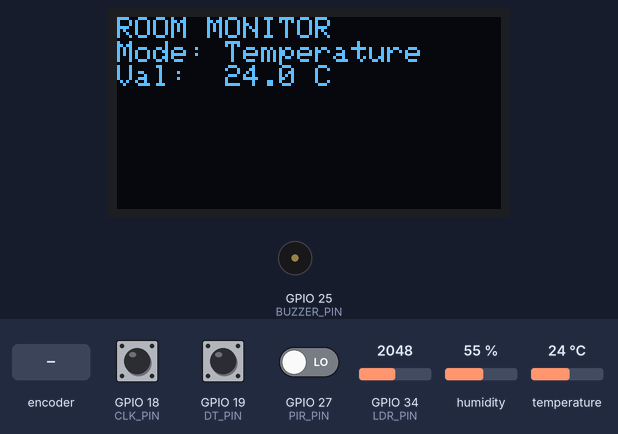
This program was run on a simulated ESP32. Shown: 128×64 one-colour display, buzzer (waves = sounding, pin HIGH). The inputs (shaded band) are chosen by the test bench; at power-on: temperature 24 °C, GPIO 27 (PIR_PIN) LOW, GPIO 18 (CLK_PIN) HIGH, GPIO 19 (DT_PIN) HIGH, GPIO 34 (LDR_PIN) = 2048, humidity 55 %. What the program prints to the serial monitor is not drawn.

Above: at 2.6 s.
2.7 s: temperature set to 29.3 °C
At 7.2 s:
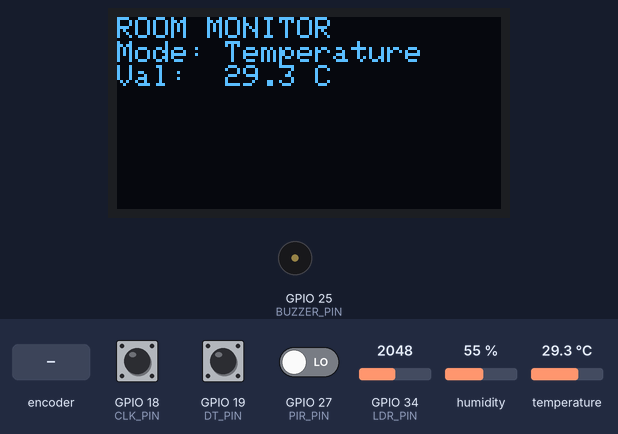
7.5 s: temperature set to 30.5 °C
At 10.23 s:
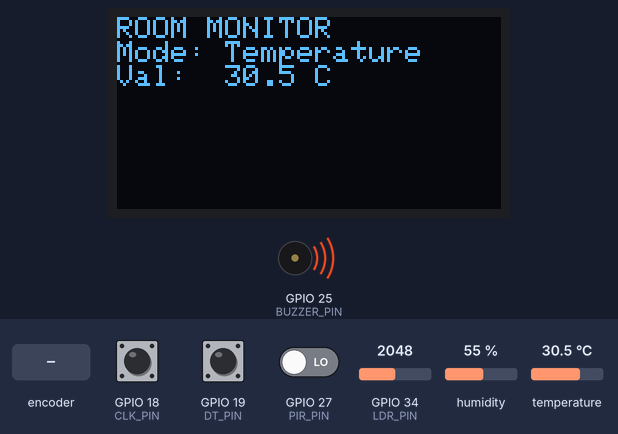
17.4 s: rotary encoder on GPIO 18 (CLK_PIN) / GPIO 19 (DT_PIN) turned 1 step (first pin leading)
At 19.0 s:
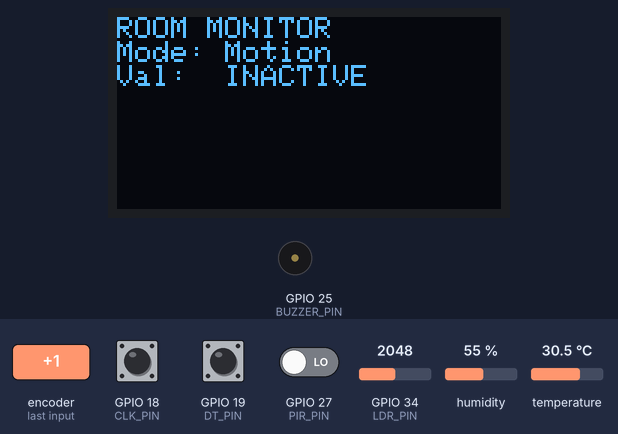
21.8 s: GPIO 27 (PIR_PIN) driven HIGH
At 23.2 s:
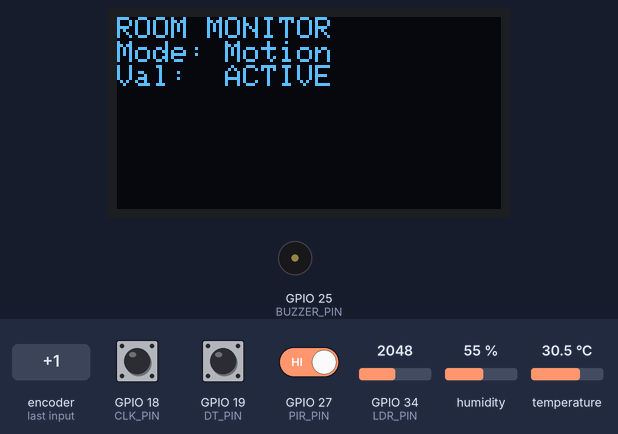
25.8 s: rotary encoder on GPIO 18 (CLK_PIN) / GPIO 19 (DT_PIN) turned 3 steps (first pin leading)
At 27.5 s:
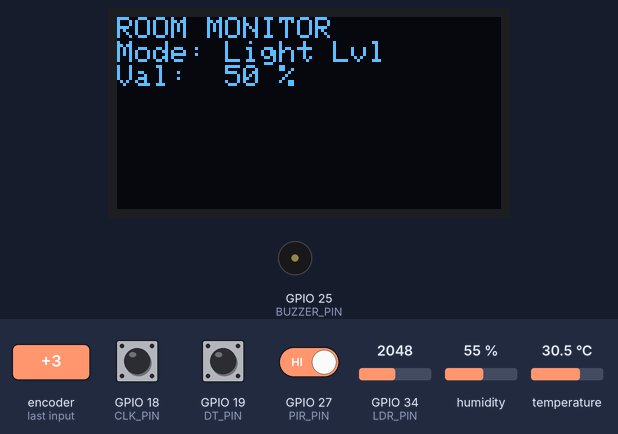
29.5 s: rotary encoder on GPIO 18 (CLK_PIN) / GPIO 19 (DT_PIN) turned 3 steps (first pin leading)
At 31.7 s:
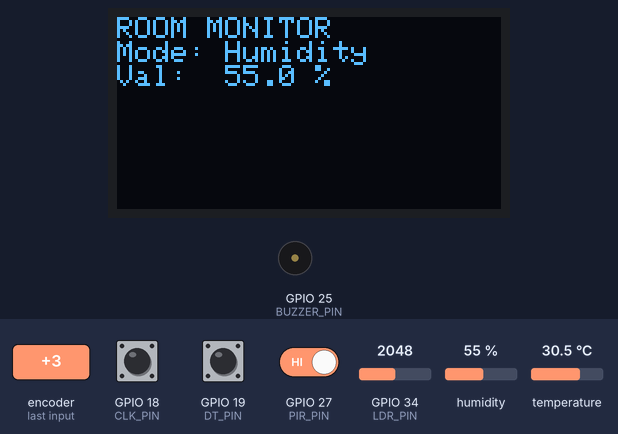
Timing chart, 0 to 34.8 s (numbered marks = the images above; inputs shaded):
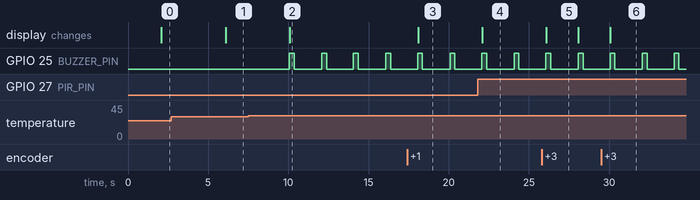

The program:

main.cpp
```cpp
#include "rtos_objects.h"

// Define the actual handles here (only once)
QueueHandle_t sensorQueue;
QueueHandle_t alarmQueue;
SemaphoreHandle_t serialMutex;
EventGroupHandle_t systemEvents;
DisplayMode currentDisplayMode = TEMP_MODE;

void setup() {
    Serial.begin(115200);

    // Initialize IPC mechanisms
    sensorQueue = xQueueCreate(5, sizeof(SensorData));
    alarmQueue = xQueueCreate(5, sizeof(bool)); // Queue specifically for alarm logic
    serialMutex = xSemaphoreCreateMutex();
    systemEvents = xEventGroupCreate();

    // Spawn FreeRTOS Tasks with rubric-defined priorities
    xTaskCreate(DisplayTask, "DisplayTask", 4096, NULL, 1, NULL);
    xTaskCreate(SensorTask,  "SensorTask",  2048, NULL, 2, NULL);
    xTaskCreate(AlarmTask,   "AlarmTask",   2048, NULL, 2, NULL);
    xTaskCreate(InputTask,   "InputTask",   2048, NULL, 3, NULL);
    xTaskCreate(MotionTask,  "MotionTask",  2048, NULL, 3, NULL);
}

void loop() {
    // FreeRTOS tasks handle everything, so loop can be deleted
    vTaskDelete(NULL);
}
```

rtos_objects.h
```cpp
#ifndef RTOS_OBJECTS_H
#define RTOS_OBJECTS_H

#include <Arduino.h>
#include "freertos/FreeRTOS.h"
#include "freertos/task.h"
#include "freertos/queue.h"
#include "freertos/semphr.h"
#include "freertos/event_groups.h"

// --- Global State Enums ---
enum DisplayMode {
    TEMP_MODE,
    HUMIDITY_MODE,
    LIGHT_MODE,
    MOTION_MODE
};

// --- Data Structures ---
struct SensorData {
    float temperature;
    float humidity;
    int lightLevel;
};

// --- IPC Handles (Extern declarations for global scope) ---
extern QueueHandle_t sensorQueue;
extern QueueHandle_t alarmQueue;
extern SemaphoreHandle_t serialMutex;
extern EventGroupHandle_t systemEvents;

// --- Event Group Bits ---
#define MOTION_DETECTED_BIT (1 << 0)

// --- Global Variables ---
extern DisplayMode currentDisplayMode;

// --- Task Prototypes ---
void SensorTask(void *pvParameters);
void InputTask(void *pvParameters);
void MotionTask(void *pvParameters);
void DisplayTask(void *pvParameters);
void AlarmTask(void *pvParameters);

#endif
```

alarm.cpp
```cpp
#include "rtos_objects.h"

#define BUZZER_PIN 25

void AlarmTask(void *pvParameters) {
    pinMode(BUZZER_PIN, OUTPUT);
    bool alarmActive = false;

    while (1) {
        // Wait for data from SensorTask via the Queue (Timeout 2 seconds)
        if (xQueueReceive(alarmQueue, &alarmActive, pdMS_TO_TICKS(2000)) == pdPASS) {
            if (xSemaphoreTake(serialMutex, portMAX_DELAY) == pdTRUE) {
                Serial.println("[AlarmTask] Checking alarm state...");
                xSemaphoreGive(serialMutex);
            }
        }

        if (alarmActive) {
            digitalWrite(BUZZER_PIN, HIGH);
            vTaskDelay(pdMS_TO_TICKS(300));
            digitalWrite(BUZZER_PIN, LOW);
            vTaskDelay(pdMS_TO_TICKS(300));
        }
    }
}
```

display.cpp
```cpp
#include "rtos_objects.h"
#include <Wire.h>
#include <Adafruit_GFX.h>
#include <Adafruit_SSD1306.h>

#define SCREEN_WIDTH 128
#define SCREEN_HEIGHT 64
#define OLED_RESET    -1

Adafruit_SSD1306 display(SCREEN_WIDTH, SCREEN_HEIGHT, &Wire, OLED_RESET);

void DisplayTask(void *pvParameters) {
    SensorData receivedData;

    Wire.begin(21, 22);

    if(!display.begin(SSD1306_SWITCHCAPVCC, 0x3C)) {
        Serial.println("SSD1306 allocation failed");
        vTaskDelete(NULL);
    }

    display.clearDisplay();
    display.setTextColor(SSD1306_WHITE);
    display.display();

    while (1) {
        if (xQueueReceive(sensorQueue, &receivedData, portMAX_DELAY) == pdPASS) {

            if (xSemaphoreTake(serialMutex, portMAX_DELAY) == pdTRUE) {

                display.clearDisplay();
                display.setCursor(0,0);
                display.setTextSize(1);

                display.println("ROOM MONITOR");
                display.print("Mode: ");

                switch (currentDisplayMode) {
                    case TEMP_MODE:
                        display.println("Temperature");
                        display.print("Val:  ");
                        display.print(receivedData.temperature, 1);
                        display.print(" C");
                        break;
                    case HUMIDITY_MODE:
                        display.println("Humidity");
                        display.print("Val:  ");
                        display.print(receivedData.humidity, 1);
                        display.print(" %");
                        break;
                    case LIGHT_MODE:
                        display.println("Light Lvl");
                        display.print("Val:  ");
                        display.print(receivedData.lightLevel);
                        display.print(" %");
                        break;
                    case MOTION_MODE:
                        display.println("Motion");
                        display.print("Val:  ");
                        if ((xEventGroupGetBits(systemEvents) & MOTION_DETECTED_BIT) != 0) {
                            display.print("ACTIVE");
                        } else {
                            display.print("INACTIVE");
                        }
                        break;
                }

                display.display();
                xSemaphoreGive(serialMutex);
            }
        }
    }
}
```

input.cpp
```cpp
#include "rtos_objects.h"

#define CLK_PIN 18
#define DT_PIN 19
#define SW_PIN 23

void InputTask(void *pvParameters) {
    pinMode(CLK_PIN, INPUT);
    pinMode(DT_PIN, INPUT);
    pinMode(SW_PIN, INPUT_PULLUP);

    int lastStateCLK = digitalRead(CLK_PIN);

    while (1) {
        int currentStateCLK = digitalRead(CLK_PIN);

        if (currentStateCLK != lastStateCLK && currentStateCLK == 1) {
            int dtState = digitalRead(DT_PIN);
            if (dtState != currentStateCLK) {
                currentDisplayMode = static_cast<DisplayMode>((currentDisplayMode + 1) % 4);
            } else {
                currentDisplayMode = static_cast<DisplayMode>((currentDisplayMode - 1 + 4) % 4);
            }
        }
        lastStateCLK = currentStateCLK;

        vTaskDelay(pdMS_TO_TICKS(50));
    }
}
```

motion.cpp
```cpp
#include "rtos_objects.h"

#define PIR_PIN 27
#define INACTIVITY_TIMEOUT_MS 5000

void MotionTask(void *pvParameters) {
    pinMode(PIR_PIN, INPUT);
    uint32_t lastMotionTime = xTaskGetTickCount() * portTICK_PERIOD_MS;
    bool systemActive = false;

    while (1) {
        bool motionDetected = digitalRead(PIR_PIN) == HIGH;
        uint32_t currentTime = xTaskGetTickCount() * portTICK_PERIOD_MS;

        if (motionDetected) {
            lastMotionTime = currentTime;

            if (!systemActive) {
                systemActive = true;
                if (xSemaphoreTake(serialMutex, portMAX_DELAY) == pdTRUE) {
                    Serial.println("System State: ACTIVE");
                    xSemaphoreGive(serialMutex);
                }
            }
            xEventGroupSetBits(systemEvents, MOTION_DETECTED_BIT);
        } else {
            xEventGroupClearBits(systemEvents, MOTION_DETECTED_BIT);
        }

        if (systemActive && (currentTime - lastMotionTime >= INACTIVITY_TIMEOUT_MS)) {
            systemActive = false;
            if (xSemaphoreTake(serialMutex, portMAX_DELAY) == pdTRUE) {
                Serial.println("System State: INACTIVE");
                xSemaphoreGive(serialMutex);
            }
        }

        vTaskDelay(pdMS_TO_TICKS(100));
    }
}
```

sensors.cpp
```cpp
#include "rtos_objects.h"
#include <DHT.h>

#define DHTPIN 4
#define DHTTYPE DHT22
#define LDR_PIN 34

DHT dht(DHTPIN, DHTTYPE);

void SensorTask(void *pvParameters) {
    dht.begin();
    TickType_t xLastWakeTime = xTaskGetTickCount();
    const TickType_t xFrequency = pdMS_TO_TICKS(2000);
    SensorData data;

    while (1) {
        vTaskDelayUntil(&xLastWakeTime, xFrequency);

        data.temperature = dht.readTemperature();
        data.humidity = dht.readHumidity();

        // Convert raw analog LDR reading to a percentage (0-100%)
        int rawLight = analogRead(LDR_PIN);
        data.lightLevel = map(rawLight, 0, 4095, 0, 100);

        // Send to display queue
        xQueueSend(sensorQueue, &data, portMAX_DELAY);

        // Determine alarm state and send to alarm queue to satisfy rubric IPC
        bool alarmState = (data.temperature > 30.0);
        xQueueSend(alarmQueue, &alarmState, portMAX_DELAY);

        // Print exact terminal output using the mutex
        if (xSemaphoreTake(serialMutex, portMAX_DELAY) == pdTRUE) {
            Serial.printf("[SensorTask] Temp: %.1f C | Hum: %.1f %% | Light: %d %%\n",
                          data.temperature, data.humidity, data.lightLevel);
            xSemaphoreGive(serialMutex);
        }
    }
}
```

Measured:
- the behaviour switches between 30 and 30.1 °C on temperature (found by bisection; images 1 and 2)
- after the input at 2.7 s, the display: changes after 3.4 s (image 1)
- after the input at 7.5 s, GPIO 25 (BUZZER_PIN): alternates HIGH for 0.30 s and LOW for 1.7 s, starting after 2.6 s; the display: changes after 2.6 s (image 2)
- after the input at 17.4 s, the display: changes after 0.69 s (image 3)
- after the input at 21.8 s, the display: changes after 0.29 s (image 4)
- after the input at 25.8 s, the display: changes after 0.29 s (image 5)
- after the input at 29.5 s, the display: changes after 0.59 s (image 6)
